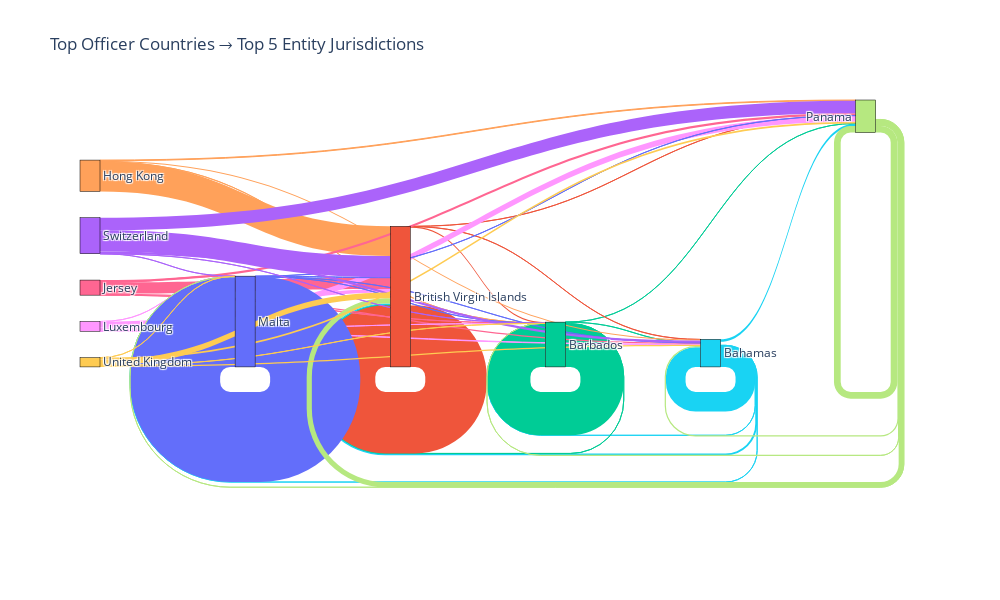

Notebook source saved alongside this figure:
### Code cell
colors = px.colors.qualitative.Plotly

fig = go.Figure(
    data=[
        go.Sankey(
            node=dict(
                pad=15,
                thickness=20,
                line=dict(color="black", width=0.5),
                label=labels,
                color=node_colors,
            ),
            link=dict(
                source=flow_counts["source"],
                target=flow_counts["target"],
                value=flow_counts["count"],
                color=flow_counts["link_color"],
            ),
        )
    ]
)

fig.update_layout(
    title_text="Top Officer Countries → Top 5 Entity Jurisdictions",
    font=dict(size=12),
    height=600,
    width=1000,
)

fig.show()

### Figure 1 — Plotly figure (JSON) as saved in the notebook; plotly's stock layout.template omitted (floating-point values rounded to 4 significant figures)
{"data": [{"link": {"color": ["#19D3F3", "#19D3F3", "#19D3F3", "#19D3F3", "#19D3F3", "#00CC96", "#00CC96", "#00CC96", "#00CC96", "#EF553B", "#EF553B", "#EF553B", "#EF553B", "#FFA15A", "#FFA15A", "#FFA15A", "#FFA15A", "#FF6692", "#FF6692", "#FF6692", "#FF6692", "#FF6692", "#FF97FF", "#FF97FF", "#FF97FF", "#FF97FF", "#FF97FF", "#636EFA", "#636EFA", "#636EFA", "#636EFA", "#636EFA", "#B6E880", "#B6E880", "#B6E880", "#B6E880", "#B6E880", "#AB63FA", "#AB63FA", "#AB63FA", "#AB63FA", "#AB63FA", "#FECB52", "#FECB52", "#FECB52", "#FECB52", "#FECB52"], "source": [5, 5, 5, 5, 5, 2, 2, 2, 2, 1, 1, 1, 1, 4, 4, 4, 4, 6, 6, 6, 6, 6, 8, 8, 8, 8, 8, 0, 0, 0, 0, 0, 7, 7, 7, 7, 7, 3, 3, 3, 3, 3, 9, 9, 9, 9, 9], "target": [5, 2, 1, 0, 7, 5, 2, 1, 7, 5, 2, 1, 7, 5, 2, 1, 7, 5, 2, 1, 0, 7, 5, 2, 1, 0, 7, 5, 2, 1, 0, 7, 5, 2, 1, 0, 7, 5, 2, 1, 0, 7, 5, 2, 1, 0, 7], "value": [18257, 50, 1764, 1, 2256, 2, 40282, 15, 18, 145, 1053, 57170, 93, 960, 5, 27536, 609, 1244, 44, 10602, 4, 2129, 423, 11, 3085, 6, 5584, 11, 1, 463, 83770, 107, 1122, 26, 4807, 1, 6248, 2127, 9, 19732, 1, 11590, 1320, 140, 5488, 6, 1667]}, "node": {"color": ["#636EFA", "#EF553B", "#00CC96", "#AB63FA", "#FFA15A", "#19D3F3", "#FF6692", "#B6E880", "#FF97FF", "#FECB52"], "label": ["Malta", "British Virgin Islands", "Barbados", "Switzerland", "Hong Kong", "Bahamas", "Jersey", "Panama", "Luxembourg", "United Kingdom"], "line": {"color": "black", "width": 0.5}, "pad": 15, "thickness": 20}, "type": "sankey"}], "layout": {"font": {"size": 12}, "height": 600, "title": {"text": "Top Officer Countries → Top 5 Entity Jurisdictions"}, "width": 1000}}
